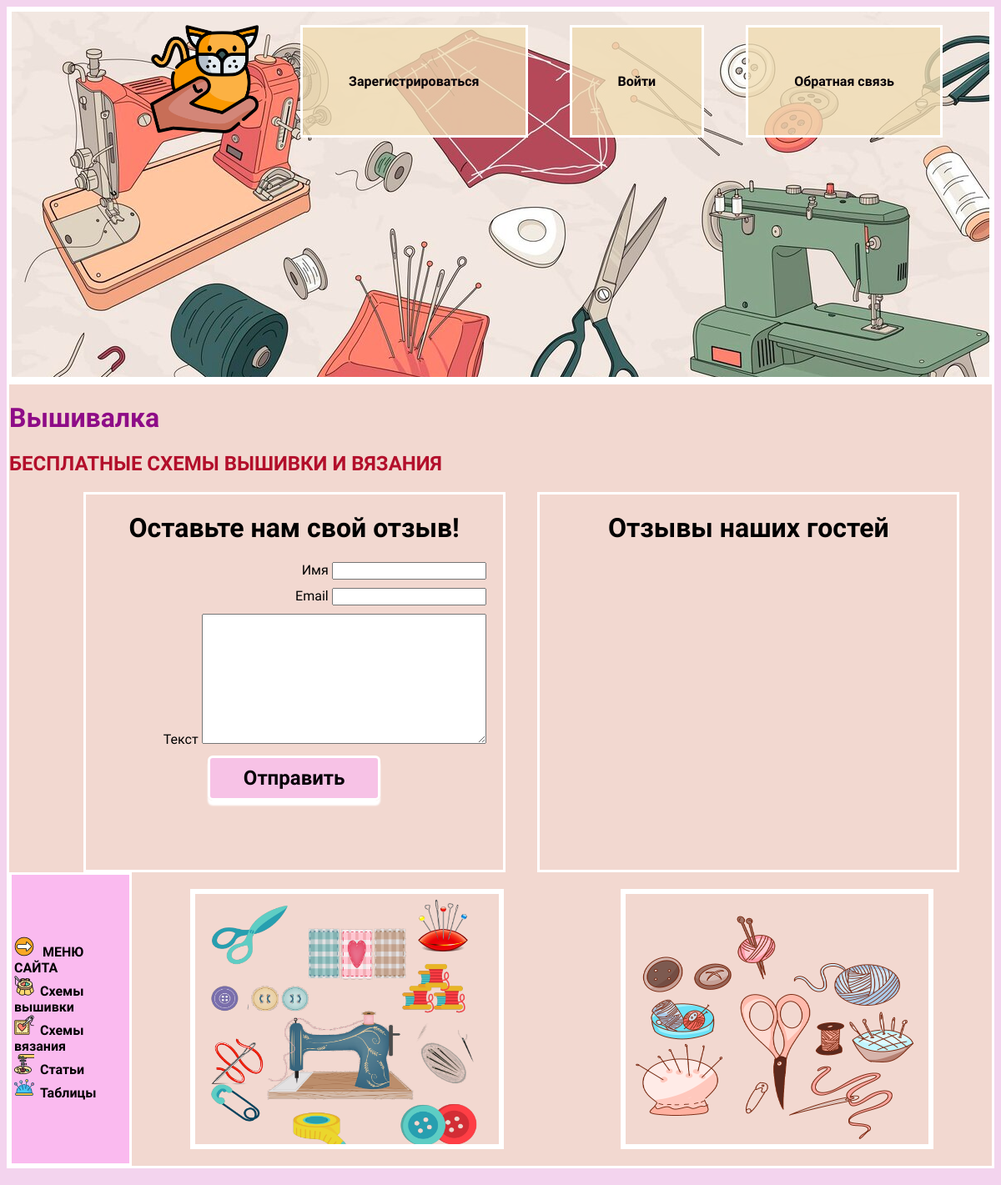
The page /message/ on the database as committed earlier.
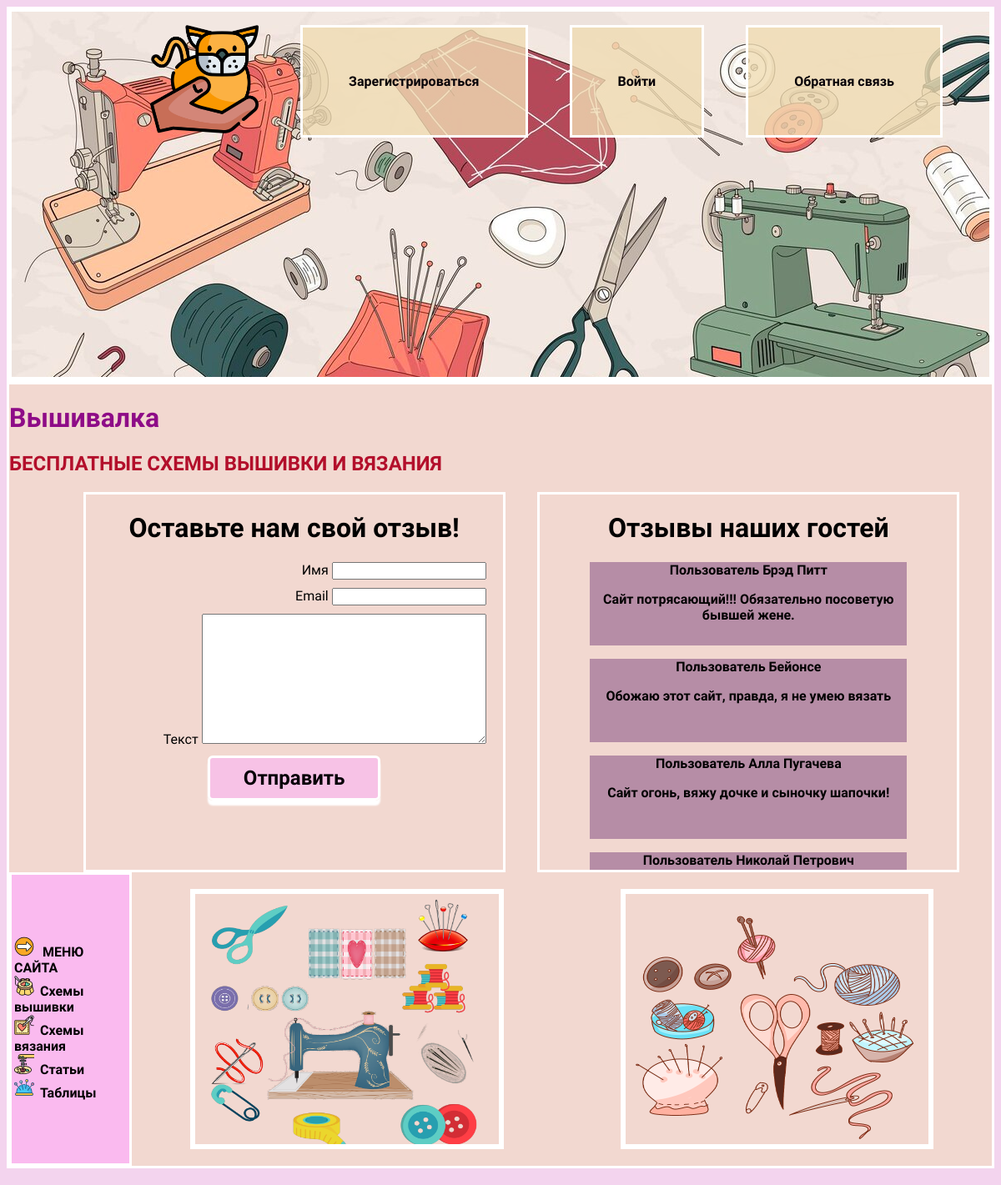
The same page on the database as committed later.
### main_project/models.py (models this page shows, shortened)
class Message(models.Model):
    name = models.CharField(max_length=256, blank=True, verbose_name='Имя')
    email = models.EmailField(max_length=256, blank=True, verbose_name='Email')
    body = models.TextField(blank=True, verbose_name='Текст')
    created = models.DateTimeField(blank=True, auto_now_add=True)
    class Meta:
     verbose_name = 'Отзыв'
     verbose_name_plural = 'Отзывы'

### main_project/views.py (the view)
# urls.py: path('message/', views.message, name='message'),
def message(request):
    mess = Message.objects.all()
    form = MessageForm()
    if request.method == 'POST':
        form = MessageForm(request.POST, request.FILES)
        if form.is_valid():
            form.save()
            return redirect('message')
    context = {'form': form,
               'mess': mess}
    return render(request, 'main_project/message.html', context)# '

### main_project/forms.py
class MessageForm(ModelForm):
    class Meta:
        model = Message
        fields = ['name', 'email', 'body']

### main_project/templates/main_project/message.html (shortened to what this page needs)
{% extends 'main_project/base.html' %}
{% load static %}
{% block content %}
<div class="mess">
<div class="register_message">
<h1> Оставьте нам свой отзыв! </h1>
        <form method="POST"  enctype="multipart/form-data">
            {% for field in form %}
            <div class="form">
                <label class="mesagetext"> {{ field.label }}</label>
                {{field}}
            </div>
{% endfor %}
<button class="btn" type="submit">Отправить</button>
 </form>
            </div>
<div class="all_otz">
    <h1 class="centerh1"> Отзывы наших гостей </h1>
{% for mes in mess %}
    <div class="otzyv"><p class="otziv">Пользователь {{ mes.name }}</p>
<p class="otziv"> {{ mes.body }}</p></div>
{% endfor %}
</div>
</div>
{% endblock %}

### main_project/templates/main_project/base.html (shortened to what this page needs)
<!DOCTYPE html>
{% load static %}
<html lang="en">
<head>
    <link rel="stylesheet" href="{% static 'css/style11.css' %}">
</head>
<body>
{% if user.is_authenticated %}
<div class="menu">
    <div class="wrap1">
        <ul>
            <li><a href="{% url 'home' %}"><img src="{% static 'images/main.png' %}" class="mainpic"></a></li>
            <li ><a href="" class="main">Пользователь: {{ user.username }}</a></li>
            <li><a href="{% url 'home' %}" class="main">Главная</a></li>
            <li><a href="{% url 'message' %}" class="main">Обратная связь</a></li>
            <li >
                <form action="{% url 'logoutuser' %}" method="post">
                    {% csrf_token %}
                    <button class="main">Выйти</button>
                </form>
            </li>
        </ul>
    </div>
</div>
{% else %}
<div class="menu">
    <div class="wrap">
        <ul class="maimen">
            <li><a href="{% url 'home' %}"><img src="{% static 'images/main.png' %}" class="mainpic"></a></li>
            <li><a href="{% url 'signupuser' %}" class="main">Зарегистрироваться</a></li>
            <li><a href="{% url 'loginuser' %}" class="main">Войти</a></li>
            <li><a href="{% url 'message' %}" class="main">Обратная связь</a></li>
        </ul>
        {% endif %}
    </div>
</div>
<div class="content">
    <h1 class="head">Вышивалка</h1>
    <h2 class="head2">
        БЕСПЛАТНЫЕ СХЕМЫ ВЫШИВКИ И ВЯЗАНИЯ
    </h2>
    {% block content %}
    {% endblock %}
    <div class="bottom">
        <table class="menutable">
            <tr>
                <td><img src="{% static 'images/menu_arr.png' %}" alt=""><a href="" class="name_table">МЕНЮ
                    САЙТА</a><br>
                                        <img src="{% static 'images/1.png' %}" alt=""><a href="{% url 'shemi_vishivki' %}" class="tabl">Схемы вышивки</a><br>
                                        <img src="{% static 'images/2.png' %}" alt=""><a href="{% url 'shemi_vyazania' %}" class="tabl">Схемы вязания</a><br>
                                        <img src="{% static 'images/4.png' %}" alt=""><a href="{% url 'article' %}" class="tabl">Статьи</a><br>
                                        <img src="{% static 'images/5.png' %}" alt=""><a href="{% url 'table_muline' %}" class="tabl">Таблицы</a><br>
                </td>
            </tr>
        </table>
        <img src="{% static 'images/first.png' %}" alt="sew" class="image">
        <img src="{% static 'images/third.png' %}" alt="sew" class="image">
    </div>
</div>
</body>
</html>

### main_project/static/css/style11.css (style rules this page uses)
body { background: rgb(243, 212, 238); font-family: 'Raleway', sans-serif; }
.head { color: rgb(142, 12, 135); text-align: left; }
.head2 { color: rgb(179, 15, 43); text-align: left; font-weight: 1000; }
.wrap { max-width: 1200px; margin: 0 auto; padding: 20px; box-sizing: border-box; }
.maimen { margin-left: 150px; }
.menu div { max-width: 100%; padding: 0; background-image: url('menu.jpg'); width: 100%; height: 450px; display: flex; border: 6px solid white; display: flex; flex-wrap: wrap; justify-content: center; }
.image { text-align: center; margin-bottom: 60px; border: 6px solid white; margin: 20px 70px; font-size: 30px; width: 500px; height: 300px; }
ul { list-style: none; padding: 0; display: flex; flex-wrap: wrap; font-weight: bold; margin-right: 40px; }
.main { text-decoration: none; color: #060007; border: 3px solid white; padding: 55px; margin-left: 50px; margin-bottom: 0; text-align: center; display: flex; flex-wrap: wrap; background: rgba(241, 221, 179, 0.8); }
.tabl { text-decoration: none; margin-left: 7px; font-weight: bolder; }
.menutable { border: 3px solid white; width: 200px; background: rgb(250, 186, 239); }
.name_table { margin-left: 10px; }
a { text-decoration: none; color: #000000; font-weight: bold; }
.bottom { display: flex; }
.wrap { display: block; }
button { background: rgb(250, 186, 239, 0.7); border: 3px solid white; font-family: 'Raleway', sans-serif; color: #060007; font-weight: bold; margin-top: 0; box-shadow: 0 6px 2px #fff; border-radius: 6px; padding: 10px 40px; margin-top: 0px; font-size: 24px; cursor: pointer; }
.content { border: 3px solid white; background: rgba(241, 221, 179, 0.5); margin-bottom: 20px; }
.mainpic { width: 130px; height: 130px; }
.form { margin-top: 10px; margin-bottom: 10px; margin-right: 20px; text-align: right; }
.register_message { border: 3px solid white; width: 500px; height: 450px; text-align: center; margin-left: 50px; }
.mess { display: flex; justify-content: space-evenly; }
.all_otz { border: 3px solid white; width: 500px; height: 450px; overflow-y: scroll; }
.otzyv { background: rgba(157, 110, 149, 0.7); width: 380px; height: 100px; text-align: center; justify-content: space-evenly; margin-left: 60px; }
.otziv { font-weight: bolder; color: #000000; }
.mesagetext { text-align: right; margin-top: 5px; }
.centerh1 { text-align: center; }

Rows that differ between the two databases and show on the page:
added Message: name "Брэд Питт", body "Сайт потрясающий!!! Обязательно посоветую бывшей жене."
added Message: name "Бейонсе", body "Обожаю этот сайт, правда, я не умею вязать"
added Message: name "Алла Пугачева", body "Сайт огонь, вяжу дочке и сыночку шапочки!"
added Message: name "Николай Петрович"
